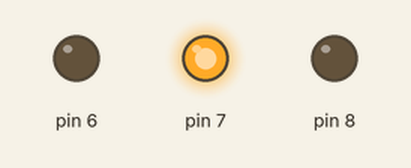
A program run on a simulated Arduino Nano, built with avr-gcc and run on an emulated ATmega328P. On the bench: output pins drawn as LEDs (lit = HIGH).

Above: at 0.05 s.
At 0.75 s:
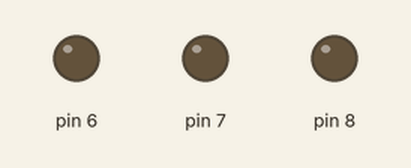
At 1.45 s:
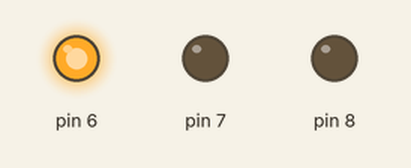
At 2.85 s:
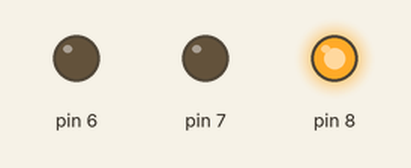
Timing chart, 0 to 3.1 s (numbered marks = the images above):
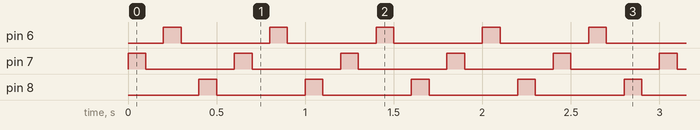

Measured:
- by itself, pin 6–8: alternates HIGH for 0.10 s and LOW for 0.50 s

The program:

main.cpp
```cpp
#include <stdio.h>
#include <Arduino.h>

#define MS 100

int myFunction(int, int);
void green();
void yellow();
void red();

void setup()
{
  pinMode(6, OUTPUT);
  pinMode(7, OUTPUT);
  pinMode(8, OUTPUT);
}

void loop()
{
  green();
  yellow();
  red();
}

void green()
{
  digitalWrite(7, HIGH);
  delay(MS);
  digitalWrite(7, LOW);
  delay(MS);
}

void yellow()
{
  digitalWrite(6, HIGH);
  delay(MS);
  digitalWrite(6, LOW);
  delay(MS);
}

void red()
{
  digitalWrite(8, HIGH);
  delay(MS);
  digitalWrite(8, LOW);
  delay(MS);
}
```
